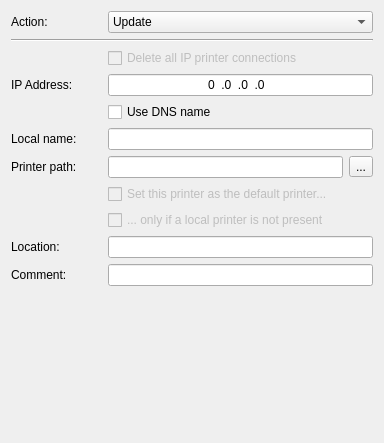
<?xml version="1.0" encoding="UTF-8"?>
<ui version="4.0">
 <class>TcpPrinterGeneralWidget</class>
 <widget class="QWidget" name="TcpPrinterGeneralWidget">
  <property name="geometry">
   <rect>
    <x>0</x>
    <y>0</y>
    <width>384</width>
    <height>443</height>
   </rect>
  </property>
  <property name="sizePolicy">
   <sizepolicy hsizetype="Preferred" vsizetype="Preferred">
    <horstretch>38</horstretch>
    <verstretch>44</verstretch>
   </sizepolicy>
  </property>
  <property name="windowTitle">
   <string>Form</string>
  </property>
  <layout class="QGridLayout" name="gridLayout">
   <item row="5" column="1" colspan="3">
    <widget class="QLineEdit" name="localNameLineEdit"/>
   </item>
   <item row="10" column="0">
    <widget class="QLabel" name="commentLabel">
     <property name="text">
      <string>Comment:</string>
     </property>
     <property name="buddy">
      <cstring>commentLineEdit</cstring>
     </property>
    </widget>
   </item>
   <item row="4" column="1" colspan="2">
    <widget class="QCheckBox" name="usednsCheckBox">
     <property name="text">
      <string>Use DNS name</string>
     </property>
    </widget>
   </item>
   <item row="6" column="0">
    <widget class="QLabel" name="pathLabel">
     <property name="sizePolicy">
      <sizepolicy hsizetype="Fixed" vsizetype="Preferred">
       <horstretch>0</horstretch>
       <verstretch>0</verstretch>
      </sizepolicy>
     </property>
     <property name="minimumSize">
      <size>
       <width>91</width>
       <height>0</height>
      </size>
     </property>
     <property name="text">
      <string>Printer path:</string>
     </property>
     <property name="buddy">
      <cstring>pathLineEdit</cstring>
     </property>
    </widget>
   </item>
   <item row="9" column="1" colspan="3">
    <widget class="QLineEdit" name="locationLineEdit"/>
   </item>
   <item row="1" column="0" colspan="4">
    <widget class="Line" name="line">
     <property name="font">
      <font>
       <family>Sans Serif</family>
       <pointsize>9</pointsize>
      </font>
     </property>
     <property name="orientation">
      <enum>Qt::Horizontal</enum>
     </property>
    </widget>
   </item>
   <item row="10" column="1" colspan="3">
    <widget class="QLineEdit" name="commentLineEdit"/>
   </item>
   <item row="6" column="3">
    <widget class="QToolButton" name="sharedPathToolButton">
     <property name="text">
      <string>...</string>
     </property>
    </widget>
   </item>
   <item row="0" column="0" colspan="4">
    <layout class="QHBoxLayout" name="horizontalLayout_4">
     <item>
      <widget class="QLabel" name="actionLabel">
       <property name="sizePolicy">
        <sizepolicy hsizetype="Fixed" vsizetype="Preferred">
         <horstretch>0</horstretch>
         <verstretch>0</verstretch>
        </sizepolicy>
       </property>
       <property name="minimumSize">
        <size>
         <width>91</width>
         <height>0</height>
        </size>
       </property>
       <property name="text">
        <string>Action:</string>
       </property>
       <property name="buddy">
        <cstring>actionComboBox</cstring>
       </property>
      </widget>
     </item>
     <item>
      <widget class="QComboBox" name="actionComboBox">
       <property name="currentText">
        <string>Update</string>
       </property>
       <property name="currentIndex">
        <number>2</number>
       </property>
       <item>
        <property name="text">
         <string>Create</string>
        </property>
       </item>
       <item>
        <property name="text">
         <string>Replace</string>
        </property>
       </item>
       <item>
        <property name="text">
         <string>Update</string>
        </property>
       </item>
       <item>
        <property name="text">
         <string>Delete</string>
        </property>
       </item>
      </widget>
     </item>
    </layout>
   </item>
   <item row="3" column="1" colspan="3">
    <widget class="QLineEdit" name="ipaddressLineEdit">
     <property name="layoutDirection">
      <enum>Qt::LeftToRight</enum>
     </property>
     <property name="inputMask">
      <string>{999}.{999}.{999}.{999}</string>
     </property>
     <property name="text">
      <string>0.0.0.0</string>
     </property>
     <property name="alignment">
      <set>Qt::AlignCenter</set>
     </property>
    </widget>
   </item>
   <item row="5" column="0">
    <widget class="QLabel" name="localNameLabel">
     <property name="sizePolicy">
      <sizepolicy hsizetype="Fixed" vsizetype="Preferred">
       <horstretch>0</horstretch>
       <verstretch>0</verstretch>
      </sizepolicy>
     </property>
     <property name="text">
      <string>Local name:</string>
     </property>
    </widget>
   </item>
   <item row="11" column="0" colspan="4">
    <spacer name="verticalSpacer">
     <property name="orientation">
      <enum>Qt::Vertical</enum>
     </property>
     <property name="sizeHint" stdset="0">
      <size>
       <width>20</width>
       <height>40</height>
      </size>
     </property>
    </spacer>
   </item>
   <item row="2" column="1" colspan="3">
    <widget class="QCheckBox" name="deleteCheckBox">
     <property name="enabled">
      <bool>false</bool>
     </property>
     <property name="sizePolicy">
      <sizepolicy hsizetype="Preferred" vsizetype="Fixed">
       <horstretch>0</horstretch>
       <verstretch>0</verstretch>
      </sizepolicy>
     </property>
     <property name="text">
      <string>Delete all IP printer connections</string>
     </property>
    </widget>
   </item>
   <item row="3" column="0">
    <widget class="QLabel" name="ipaddressLabel">
     <property name="sizePolicy">
      <sizepolicy hsizetype="Fixed" vsizetype="Preferred">
       <horstretch>0</horstretch>
       <verstretch>0</verstretch>
      </sizepolicy>
     </property>
     <property name="text">
      <string>IP Address:</string>
     </property>
     <property name="buddy">
      <cstring>ipaddressLineEdit</cstring>
     </property>
    </widget>
   </item>
   <item row="8" column="1" colspan="3">
    <widget class="QCheckBox" name="skipLocalCheckBox">
     <property name="enabled">
      <bool>false</bool>
     </property>
     <property name="sizePolicy">
      <sizepolicy hsizetype="Maximum" vsizetype="Fixed">
       <horstretch>0</horstretch>
       <verstretch>0</verstretch>
      </sizepolicy>
     </property>
     <property name="layoutDirection">
      <enum>Qt::LeftToRight</enum>
     </property>
     <property name="text">
      <string>... only if a local printer is not present</string>
     </property>
    </widget>
   </item>
   <item row="7" column="1" colspan="3">
    <widget class="QCheckBox" name="defaultCheckBox">
     <property name="enabled">
      <bool>false</bool>
     </property>
     <property name="sizePolicy">
      <sizepolicy hsizetype="Maximum" vsizetype="Fixed">
       <horstretch>0</horstretch>
       <verstretch>0</verstretch>
      </sizepolicy>
     </property>
     <property name="text">
      <string>Set this printer as the default printer...</string>
     </property>
    </widget>
   </item>
   <item row="9" column="0">
    <widget class="QLabel" name="locationLabel">
     <property name="text">
      <string>Location:</string>
     </property>
     <property name="buddy">
      <cstring>locationLineEdit</cstring>
     </property>
    </widget>
   </item>
   <item row="6" column="1" colspan="2">
    <widget class="QLineEdit" name="pathLineEdit">
     <property name="sizePolicy">
      <sizepolicy hsizetype="Expanding" vsizetype="Preferred">
       <horstretch>0</horstretch>
       <verstretch>0</verstretch>
      </sizepolicy>
     </property>
    </widget>
   </item>
  </layout>
 </widget>
 <tabstops>
  <tabstop>actionComboBox</tabstop>
  <tabstop>deleteCheckBox</tabstop>
  <tabstop>ipaddressLineEdit</tabstop>
  <tabstop>usednsCheckBox</tabstop>
  <tabstop>localNameLineEdit</tabstop>
  <tabstop>pathLineEdit</tabstop>
  <tabstop>sharedPathToolButton</tabstop>
  <tabstop>defaultCheckBox</tabstop>
  <tabstop>skipLocalCheckBox</tabstop>
  <tabstop>locationLineEdit</tabstop>
  <tabstop>commentLineEdit</tabstop>
 </tabstops>
 <resources/>
 <connections>
  <connection>
   <sender>defaultCheckBox</sender>
   <signal>toggled(bool)</signal>
   <receiver>skipLocalCheckBox</receiver>
   <slot>setEnabled(bool)</slot>
   <hints>
    <hint type="sourcelabel">
     <x>328</x>
     <y>224</y>
    </hint>
    <hint type="destinationlabel">
     <x>328</x>
     <y>253</y>
    </hint>
   </hints>
  </connection>
 </connections>
</ui>
